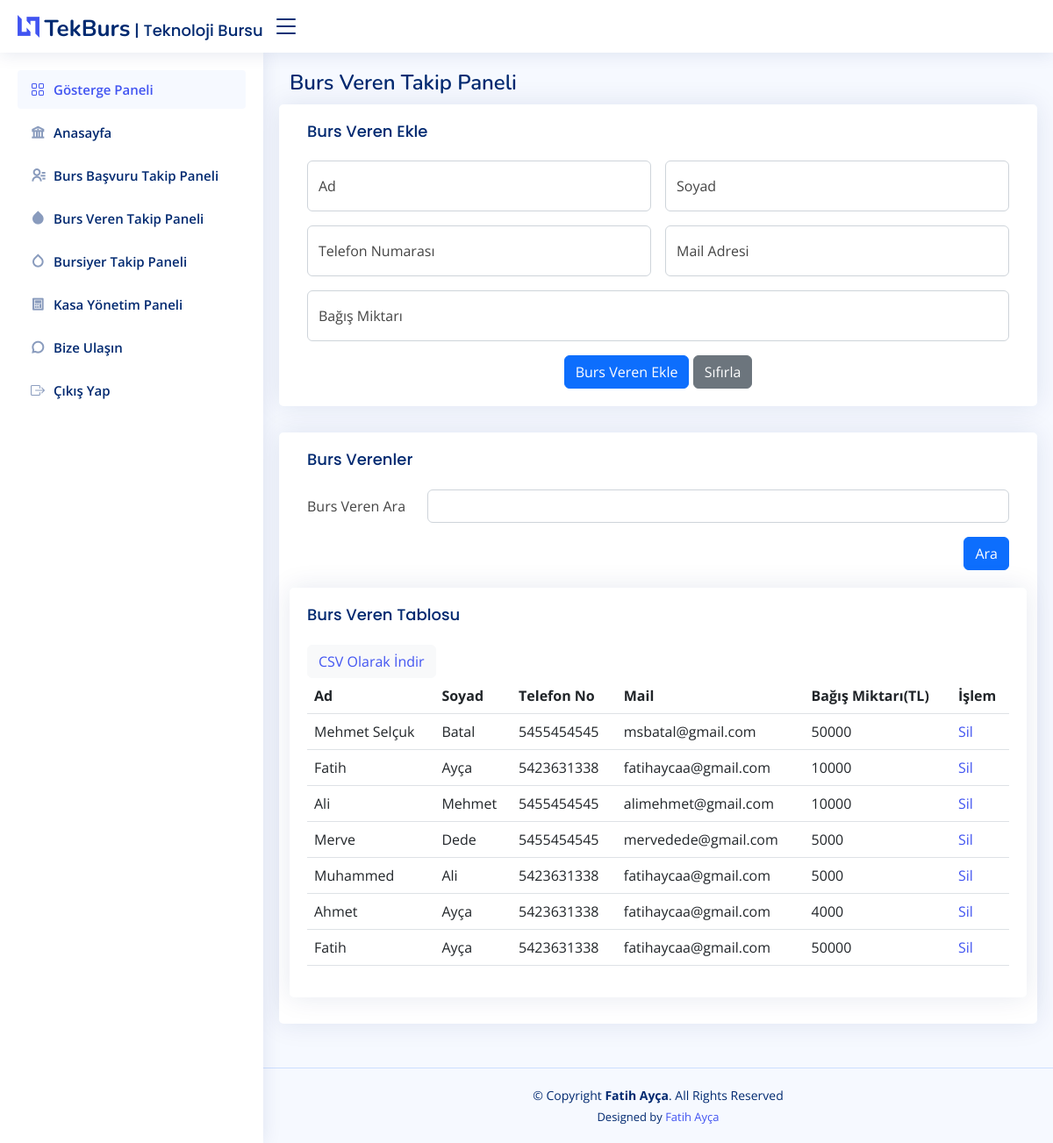
Page /bursveren.php (signed in) on the committed database.
### tables this page shows
CREATE TABLE IF NOT EXISTS `bursveren` (
  `id` int(11) NOT NULL AUTO_INCREMENT,
  `ad` varchar(25) NOT NULL,
  `soyad` varchar(25) NOT NULL,
  `telefon` varchar(20) NOT NULL,
  `mail` varchar(55) NOT NULL,
  `bagis` int(7) NOT NULL,
  PRIMARY KEY (`id`)
);

### bursveren.php (the view, shortened to what this page needs)
<!DOCTYPE html>
<html lang="tr">
<head>
  <link href="assets/vendor/bootstrap/css/bootstrap.min.css" rel="stylesheet">
  <link href="assets/vendor/bootstrap-icons/bootstrap-icons.css" rel="stylesheet">
  <link href="assets/vendor/boxicons/css/boxicons.min.css" rel="stylesheet">
  <link href="assets/vendor/quill/quill.snow.css" rel="stylesheet">
  <link href="assets/vendor/quill/quill.bubble.css" rel="stylesheet">
  <link href="assets/vendor/remixicon/remixicon.css" rel="stylesheet">
  <link href="assets/vendor/simple-datatables/style.css" rel="stylesheet">
  <link href="assets/css/style.css" rel="stylesheet">
</head>
<body>
<?php
$baglan = baglan();
?>
  <header id="header" class="header fixed-top d-flex align-items-center">
    <div class="d-flex align-items-center justify-content-between">
      <a href="anasayfa.php" class="logo d-flex align-items-center">
        <img src="assets/img/logo.png" alt="">
        <h5 class="card-title"><span> TekBurs</span> | Teknoloji Bursu </h5>
      </a>
      <i class="bi bi-list toggle-sidebar-btn"></i>
    </div>
  </header>
    <aside id="sidebar" class="sidebar">
<ul class="sidebar-nav" id="sidebar-nav">
  <li class="nav-item">
    <a class="nav-link ">
      <i class="bi bi-grid"></i>
      <span>Gösterge Paneli</span>
    </a>
  </li>
  <li class="nav-item">
    <a class="nav-link collapsed" href="anasayfa.php">
      <i class="ri-bank-line"></i>
      <span>Anasayfa</span>
    </a>
  </li>
  <li class="nav-item">
    <a class="nav-link collapsed" href="bursbasvuru.php">
      <i class="ri-contacts-line"></i>
      <span>Burs Başvuru Takip Paneli</span>
    </a>
  </li>
  <li class="nav-item">
    <a class="nav-link collapsed" href="bursveren.php">
      <i class="ri-drop-fill"></i>
      <span>Burs Veren Takip Paneli</span>
    </a>
  </li>
  <li class="nav-item">
    <a class="nav-link collapsed" href="bursiyer.php">
      <i class=" ri-drop-line"></i>
      <span>Bursiyer Takip Paneli</span>
    </a>
  </li>
  <li class="nav-item">
    <a class="nav-link collapsed" href="kasa.php">
      <i class="ri-calculator-line"></i>
      <span>Kasa Yönetim Paneli</span>
    </a>
  </li>
  <li class="nav-item">
    <a class="nav-link collapsed" href="destekadmin.php">
      <i class="ri-chat-3-line"></i>
      <span>Bize Ulaşın</span>
    </a>
  </li>
  <li class="nav-item">
    <a class="nav-link collapsed" href="cikis.php">
      <i class="bi bi-box-arrow-right"></i>
      <span>Çıkış Yap</span>
    </a>
  </li>
</ul>
</aside>
  <main id="main" class="main">
    <div class="pagetitle">
      <h1>Burs Veren Takip Paneli</h1>
    </div>
    <section class="section dashboard">
      <div class="row">
      <div class="card">
            <div class="card-body">
              <h5 class="card-title">Burs Veren Ekle</h5>
              <form action="ekle.php" method="post" class="row g-3">
              <div class="col-md-6">
                  <div class="form-floating">
                    <input type="text" name="ad" class="form-control" placeholder="Ad" required>
                    <label>Ad</label>
                  </div>
                </div>
                <div class="col-md-6">
                  <div class="form-floating">
                    <input type="text" name="soyad" class="form-control" placeholder="Soyad" required>
                    <label>Soyad</label>
                  </div>
                </div>
                <div class="col-md-6">
                  <div class="form-floating">
                  <input type="text" name="telefon" class="form-control" placeholder="Telefon Numarası" required>
                    <label>Telefon Numarası</label>
                  </div>
                </div>
                <div class="col-md-6">
                  <div class="form-floating">
                    <input type="text" name="mail" class="form-control" placeholder="Mail Adresi" required>
                    <label for="floatingPassword">Mail Adresi</label>
                  </div>
                </div>
                <div class="col-12">
                  <div class="form-floating">
                  <input type="number" name="bagismiktar" class="form-control" placeholder="Bağış Miktarı" required>
                    <label >Bağış Miktarı</label>
                  </div>
                </div>
                <div class="text-center">
                  <button type="submit" class="btn btn-primary">Burs Veren Ekle</button>
                  <button type="reset" class="btn btn-secondary">Sıfırla</button>
                </div>
              </form>
            </div>
</div>
<div class="card">
            <div class="card-body">
              <h5 class="card-title">Burs Verenler</h5>
              <form action="bursveren" method="post">
                <div class="row mb-3">
                  <label for="inputText" class="col-sm-2 col-form-label">Burs Veren Ara</label>
                  <div class="col-sm-10">
                    <input type="text" class="form-control" name="arama">
                  </div>
                </div>
                  <button style="float:right" type="submit" class="btn btn-primary">Ara</button>
                </div>
<div class="card">
            <div class="card-body">
              <h5 class="card-title">Burs Veren Tablosu</h5>
              <table class="table">
                <thead>
                  <tr>
                    <th scope="col">Ad</th>
                    <th scope="col">Soyad</th>
                    <th scope="col">Telefon No</th>
                    <th scope="col">Mail</th>
                    <th scope="col">Bağış Miktarı(TL)</th>
                    <th scope="col">İşlem</th>
                  </tr>
                </thead>
                <tbody>
                  <?php
                  $search=$_POST["arama"];
                  if (isset($_POST["arama"]) & $_POST["arama"] != "") {
                    $sorgu = $baglan->prepare("select * from bursveren where concat(ad,soyad,telefon,mail) like '%".$search."%' ");
                    $sorgu->execute();
                    while ($satir = $sorgu->fetchObject()){
                      echo "<tr>
                              <td>$satir->ad</td>
                              <td>$satir->soyad</td>
                              <td>$satir->telefon</td>
                              <td>$satir->mail</td>
                              <td>$satir->bagis</td>
                              <td><a href='bursveren.php?id=$satir->id'>Sil</a></td>
                            </tr>";
                    }
                  } else {
                    $sorgu = $baglan->prepare("select * from bursveren order by id asc");
                    $sorgu->execute();
                    while ($satir = $sorgu->fetchObject()){
                      echo "<tr>
                              <td>$satir->ad</td>
                              <td>$satir->soyad</td>
                              <td>$satir->telefon</td>
                              <td>$satir->mail</td>
                              <td>$satir->bagis</td>
                              <td><a href='bursveren.php?id=$satir->id'>Sil</a></td>
                            </tr>";
                    }
                  }
                  ?>
                  <button type="button" class="btn btn-light"><a href="csvindir.php?id=bursveren">
                     CSV Olarak İndir</a></button>
                </tbody>
              </table>
              </div>
          </div>
  </main>
  <footer id="footer" class="footer">
    <div class="copyright">
      &copy; Copyright <strong><span>Fatih Ayça</span></strong>. All Rights Reserved
    </div>
    <div class="credits">
      Designed by <a href="https://www.linkedin.com/in/fatihayca/">Fatih Ayça</a>
    </div>
  </footer>
</body>
</html>

### assets/css/style.css (style rules this page uses)
:root { scroll-behavior: smooth; }
body { font-family: "Open Sans", sans-serif; background: #f6f9ff; color: #444444; }
a { color: #4154f1; text-decoration: none; }
h1, h2, h3, h4, h5, h6 { font-family: "Nunito", sans-serif; }
#main { margin-top: 60px; padding: 20px 30px; transition: all 0.3s; }
.pagetitle { margin-bottom: 10px; }
.pagetitle h1 { font-size: 24px; margin-bottom: 0; font-weight: 600; color: #012970; }
.card { margin-bottom: 30px; border: none; border-radius: 5px; box-shadow: 0px 0 30px rgba(1, 41, 112, 0.1); }
.card-title { padding: 20px 0 15px 0; font-size: 18px; font-weight: 500; color: #012970; font-family: "Poppins", sans-serif; }
.card-title span { color: #899bbd; font-size: 14px; font-weight: 400; }
.card-body { padding: 0 20px 20px 20px; }
.logo { line-height: 1; }
@media (min-width: 1200px) { .logo { width: 280px; } }
.logo img { max-height: 26px; margin-right: 6px; }
.logo span { font-size: 26px; font-weight: 700; color: #012970; font-family: "Nunito", sans-serif; }
.header { transition: all 0.5s; z-index: 997; height: 60px; box-shadow: 0px 2px 20px rgba(1, 41, 112, 0.1); background-color: #fff; padding-left: 20px; }
.header .toggle-sidebar-btn { font-size: 32px; padding-left: 10px; cursor: pointer; color: #012970; }
.sidebar { position: fixed; top: 60px; left: 0; bottom: 0; width: 300px; z-index: 996; transition: all 0.3s; padding: 20px; overflow-y: auto; scrollbar-width: thin; scrollbar-color: #aab7cf transparent; box-shadow: 0px 0px 20px rgba(1, 41, 112, 0.1); background-color: #fff; }
@media (min-width: 1200px) { #main, #footer { margin-left: 300px; } }
.sidebar-nav { padding: 0; margin: 0; list-style: none; }
.sidebar-nav li { padding: 0; margin: 0; list-style: none; }
.sidebar-nav .nav-item { margin-bottom: 5px; }
.sidebar-nav .nav-link { display: flex; align-items: center; font-size: 15px; font-weight: 600; color: #4154f1; transition: 0.3; background: #f6f9ff; padding: 10px 15px; border-radius: 4px; }
.sidebar-nav .nav-link i { font-size: 16px; margin-right: 10px; color: #4154f1; }
.sidebar-nav .nav-link.collapsed { color: #012970; background: #fff; }
.sidebar-nav .nav-link.collapsed i { color: #899bbd; }
.footer { padding: 20px 0; font-size: 14px; transition: all 0.3s; border-top: 1px solid #cddfff; }
.footer .copyright { text-align: center; color: #012970; }
.footer .credits { padding-top: 5px; text-align: center; font-size: 13px; color: #012970; }

### rows in the picture
bursveren: ad "Mehmet Selçuk", soyad "Batal", telefon "5455454545", mail "msbatal@gmail.com", bagis "50000"
bursveren: ad "Fatih", soyad "Ayça", telefon "5423631338", mail "fatihaycaa@gmail.com", bagis "10000"
bursveren: ad "Ali", soyad "Mehmet", telefon "5455454545", mail "alimehmet@gmail.com", bagis "10000"
bursveren: ad "Merve", soyad "Dede", telefon "5455454545", mail "mervedede@gmail.com", bagis "5000"
bursveren: ad "Muhammed", soyad "Ali", telefon "5423631338", mail "fatihaycaa@gmail.com", bagis "5000"
bursveren: ad "Ahmet", soyad "Ayça", telefon "5423631338", mail "fatihaycaa@gmail.com", bagis "4000"
bursveren: ad "Fatih", soyad "Ayça", telefon "5423631338", mail "fatihaycaa@gmail.com", bagis "50000"
